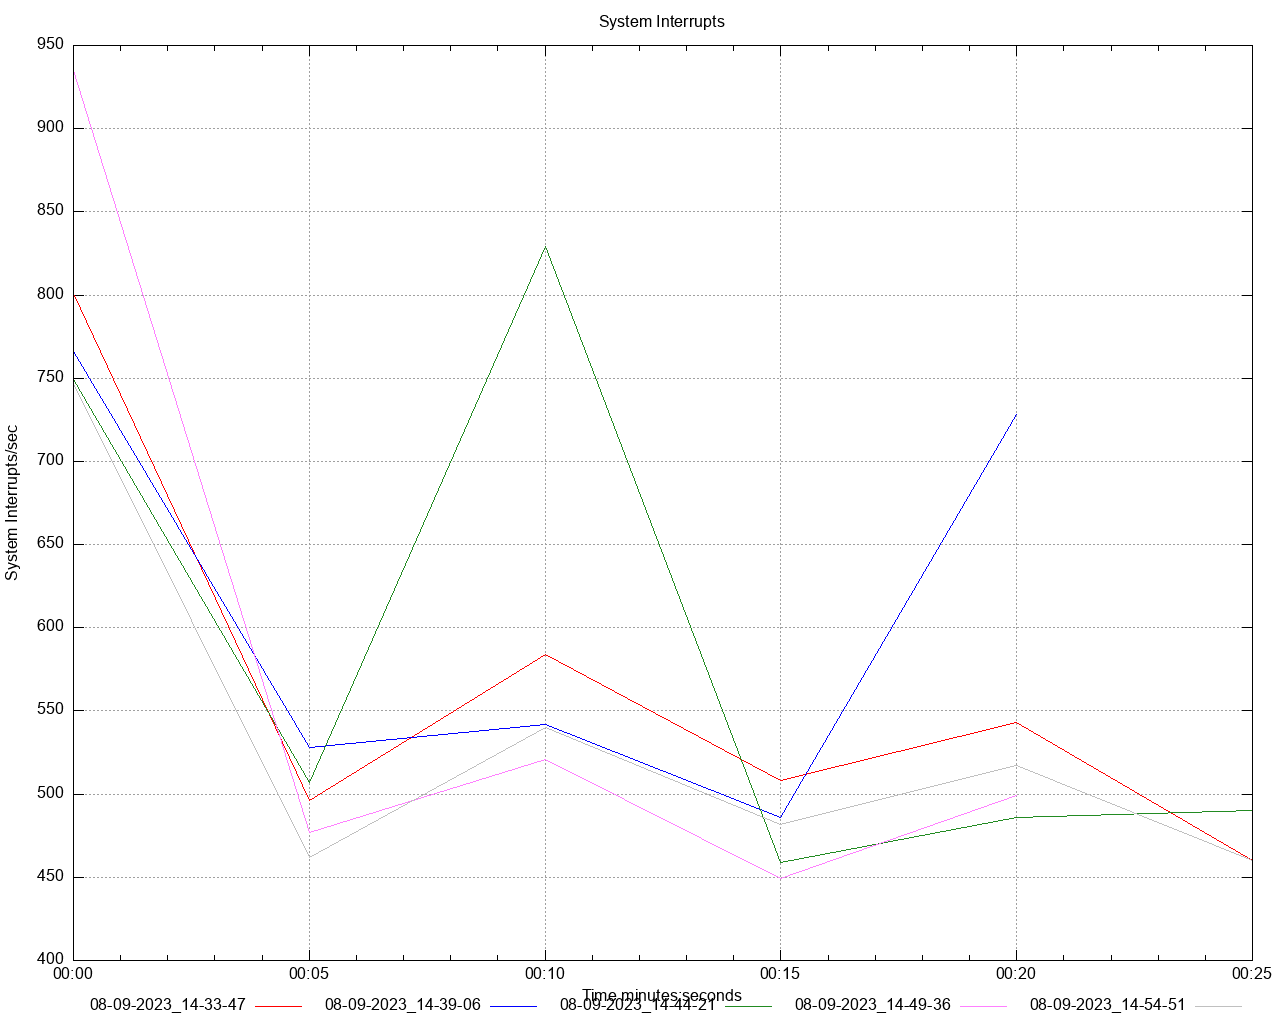

Source code (gnuplot):
set title 'System Interrupts' noenhanced
set style data lines
set datafile separator ","
set terminal png size 1280,1024
set grid
set key below
set xdata time
set timefmt "%s"
offset = 0
t0(x)=(offset=($0==0) ? x : offset, x - offset)
set xlabel 'Time minutes:seconds'
set ylabel 'System Interrupts/sec'
set output '/Users/gbarnett/git/hazelcast-simulator/atomiclong-3node-member/atomicreference/dstat/system_interrupts_A5.png'
plot \
   '/Users/gbarnett/git/hazelcast-simulator/atomiclong-3node-member/atomicreference/data/system_interrupts_A5_1.data' using (t0(timecolumn(1))):2 title "08-09-2023_14-33-47" noenhanced lt rgb "red", \
   '/Users/gbarnett/git/hazelcast-simulator/atomiclong-3node-member/atomicreference/data/system_interrupts_A5_2.data' using (t0(timecolumn(1))):2 title "08-09-2023_14-39-06" noenhanced lt rgb "blue", \
   '/Users/gbarnett/git/hazelcast-simulator/atomiclong-3node-member/atomicreference/data/system_interrupts_A5_3.data' using (t0(timecolumn(1))):2 title "08-09-2023_14-44-21" noenhanced lt rgb "forest-green", \
   '/Users/gbarnett/git/hazelcast-simulator/atomiclong-3node-member/atomicreference/data/system_interrupts_A5_4.data' using (t0(timecolumn(1))):2 title "08-09-2023_14-49-36" noenhanced lt rgb "orchid", \
   '/Users/gbarnett/git/hazelcast-simulator/atomiclong-3node-member/atomicreference/data/system_interrupts_A5_5.data' using (t0(timecolumn(1))):2 title "08-09-2023_14-54-51" noenhanced lt rgb "grey", \
